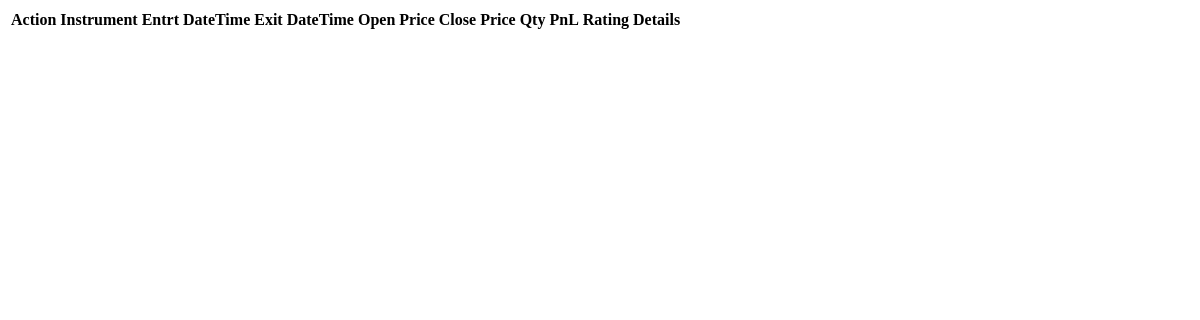
The page /get_trades_for_date/2024-05-03/ (signed in) on the database as committed earlier.
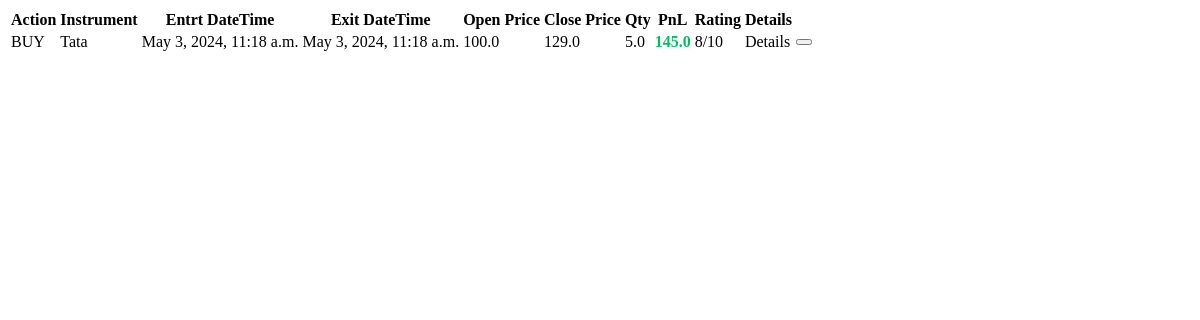
The same page on the database as committed later.
### addtrade/models.py (models this page shows)
class usersData(models.Model):
    user_id = models.ForeignKey(rudeusers, on_delete=models.CASCADE , default= None)
    trade_id = models.AutoField
    action =  models.CharField(max_length=10,default=None)
    market =  models.CharField(max_length=10,default=None)
    symbol =  models.CharField(max_length=20,default=None)
    quantity =  models.FloatField(default=None)
    entry_datetime = models.DateTimeField(default=None)
    exit_datetime =  models.DateTimeField(default=None)
    entry_price =  models.FloatField(default=None)
    exit_price =  models.FloatField(default=None)
    entry_reason =  models.CharField(max_length=200,default=None)
    follow_setup =  models.CharField(max_length=5,default=None)
    trade_note =  models.CharField(max_length=5000,default=None)
    pnl =  models.FloatField(default=None)
    trade_rating =  models.IntegerField(default=None)

### calender/views.py (the view)
# urls.py: path('get_trades_for_date/<str:date>/', get_trades_for_date, name='get_trades_for_date'),
def get_trades_for_date(request, date):
    userid = request.session.get('userid')
    trades = usersData.objects.filter(entry_datetime__date=date,user_id=userid)
    return render(request, 'task_popup.html', {'trades': trades})

### templates/task_popup.html (shortened to what this page needs)
<table class="table rounded">
    <tr class="bg-secondary text-light rounded  ">
      <th class="fw-normal">Action</th>
      <th class="fw-normal">Instrument</th>
      <th class="fw-normal">Entrt DateTime</th>
      <th class="fw-normal">Exit DateTime</th>
      <th class="fw-normal">Open Price</th>
      <th class="fw-normal">Close Price</th>
      <th class="fw-normal">Qty</th>
      <th class="fw-normal">PnL</th>
      <th class="fw-normal">Rating</th>
      <th class="fw-normal">Details</th>
    </tr>
    {% for trade in trades %}
    <tr class="trades">
      <td>{{trade.action}}</td>
      <td>{{trade.symbol}}</td>
      <td>{{trade.entry_datetime}}</td>
      <td>{{trade.exit_datetime}}</td>
      <td>{{trade.entry_price}}</td>
      <td>{{trade.exit_price}}</td>
      <td>{{trade.quantity}}</td>
      {% if trade.pnl >= 0 %}
        <td style="color: #00BF63; font-weight: 900;">{{trade.pnl}}</td>
        {% else %}
        <td style="color: rgb(255, 0, 0);font-weight: 900;">{{trade.pnl}}</td>
      {% endif %}
      <td>{{trade.trade_rating}}/10</td>
      <td>Details</td>
      <td>
        <button class="bg-transparent border-0" name="delete_trade_btn">
          </td>
    </tr>
    {% endfor %}
  </table>

Rows that differ between the two databases and show on the page:
added usersData: action "BUY", symbol "Tata", entry_datetime "May 3, 2024, 11:18 a.m.", exit_datetime "May 3, 2024, 11:18 a.m.", entry_price "100.0", exit_price "129.0", quantity "5.0", pnl "145.0", trade_rating "8"
